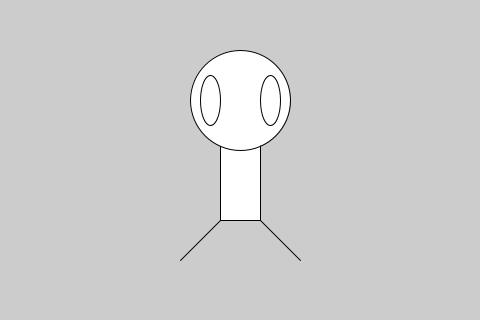
Frame 1 (no input)
Frame 60 (the mouse pressed at the canvas centre just before this capture): identical to frame 1, image omitted
Frame 120 (the mouse held since frame 60 and released just before this capture): identical to frame 1, image omitted

The Processing sketch that drew this single still picture (run headless with seeded random() and noise(); from frame 60 on, the mouse is pressed at the canvas centre):

// Processing sketch: shape
// ── shape.pde
void setup() {
  size(480, 320);

  rect(220, 100, 40, 120);
  line(220, 220, 180, 260);
  line(260, 220, 300, 260);
  ellipse(width/2, 100, 100, 100);
  ellipse(210, 100, 20, 50);
  ellipse(270, 100, 20, 50);
}

void draw() {
}
